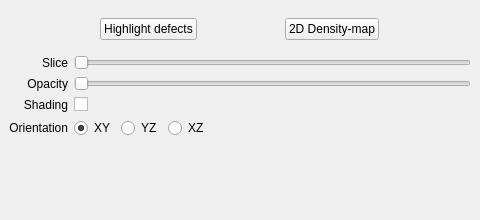
<?xml version="1.0" encoding="UTF-8"?>
<ui version="4.0">
 <class>PlaneDockWidget</class>
 <widget class="QDockWidget" name="PlaneDockWidget">
  <property name="geometry">
   <rect>
    <x>0</x>
    <y>0</y>
    <width>480</width>
    <height>220</height>
   </rect>
  </property>
  <property name="windowTitle">
   <string>Slice</string>
  </property>
  <widget class="QWidget" name="dockWidgetContents">
   <layout class="QGridLayout" name="gridLayout">
    <item row="7" column="0" colspan="2">
     <spacer name="verticalSpacer">
      <property name="orientation">
       <enum>Qt::Vertical</enum>
      </property>
      <property name="sizeHint" stdset="0">
       <size>
        <width>20</width>
        <height>40</height>
       </size>
      </property>
     </spacer>
    </item>
    <item row="6" column="0">
     <widget class="QLabel" name="label_3">
      <property name="text">
       <string>Orientation</string>
      </property>
      <property name="alignment">
       <set>Qt::AlignRight|Qt::AlignTrailing|Qt::AlignVCenter</set>
      </property>
     </widget>
    </item>
    <item row="1" column="1">
     <widget class="QSlider" name="sSlice">
      <property name="maximum">
       <number>9999</number>
      </property>
      <property name="orientation">
       <enum>Qt::Horizontal</enum>
      </property>
     </widget>
    </item>
    <item row="1" column="0">
     <widget class="QLabel" name="label">
      <property name="text">
       <string>Slice</string>
      </property>
      <property name="alignment">
       <set>Qt::AlignRight|Qt::AlignTrailing|Qt::AlignVCenter</set>
      </property>
     </widget>
    </item>
    <item row="4" column="1">
     <widget class="QCheckBox" name="cbShading">
      <property name="text">
       <string/>
      </property>
     </widget>
    </item>
    <item row="3" column="0">
     <widget class="QLabel" name="label_2">
      <property name="text">
       <string>Opacity</string>
      </property>
      <property name="alignment">
       <set>Qt::AlignRight|Qt::AlignTrailing|Qt::AlignVCenter</set>
      </property>
     </widget>
    </item>
    <item row="3" column="1">
     <widget class="QSlider" name="sOpacity">
      <property name="maximum">
       <number>999</number>
      </property>
      <property name="orientation">
       <enum>Qt::Horizontal</enum>
      </property>
     </widget>
    </item>
    <item row="4" column="0">
     <widget class="QLabel" name="label_4">
      <property name="text">
       <string>Shading</string>
      </property>
      <property name="alignment">
       <set>Qt::AlignRight|Qt::AlignTrailing|Qt::AlignVCenter</set>
      </property>
     </widget>
    </item>
    <item row="0" column="0" colspan="2">
     <widget class="QWidget" name="widget_2" native="true">
      <layout class="QHBoxLayout" name="horizontalLayout_2">
       <item>
        <widget class="QPushButton" name="pbHighlightDefects">
         <property name="sizePolicy">
          <sizepolicy hsizetype="Maximum" vsizetype="Fixed">
           <horstretch>0</horstretch>
           <verstretch>0</verstretch>
          </sizepolicy>
         </property>
         <property name="text">
          <string>Highlight defects</string>
         </property>
        </widget>
       </item>
       <item>
        <widget class="QPushButton" name="pbDensityMap">
         <property name="sizePolicy">
          <sizepolicy hsizetype="Maximum" vsizetype="Fixed">
           <horstretch>0</horstretch>
           <verstretch>0</verstretch>
          </sizepolicy>
         </property>
         <property name="text">
          <string>2D Density-map</string>
         </property>
        </widget>
       </item>
      </layout>
     </widget>
    </item>
    <item row="6" column="1">
     <widget class="QWidget" name="widget" native="true">
      <layout class="QHBoxLayout" name="horizontalLayout">
       <property name="leftMargin">
        <number>0</number>
       </property>
       <property name="topMargin">
        <number>0</number>
       </property>
       <property name="rightMargin">
        <number>0</number>
       </property>
       <property name="bottomMargin">
        <number>0</number>
       </property>
       <item>
        <widget class="QRadioButton" name="rbXY">
         <property name="text">
          <string>XY</string>
         </property>
         <property name="checked">
          <bool>true</bool>
         </property>
        </widget>
       </item>
       <item>
        <widget class="QRadioButton" name="rbYZ">
         <property name="text">
          <string>YZ</string>
         </property>
        </widget>
       </item>
       <item>
        <widget class="QRadioButton" name="rbXZ">
         <property name="text">
          <string>XZ</string>
         </property>
        </widget>
       </item>
       <item>
        <spacer name="horizontalSpacer">
         <property name="orientation">
          <enum>Qt::Horizontal</enum>
         </property>
         <property name="sizeHint" stdset="0">
          <size>
           <width>40</width>
           <height>20</height>
          </size>
         </property>
        </spacer>
       </item>
      </layout>
     </widget>
    </item>
   </layout>
  </widget>
 </widget>
 <resources/>
 <connections/>
</ui>
